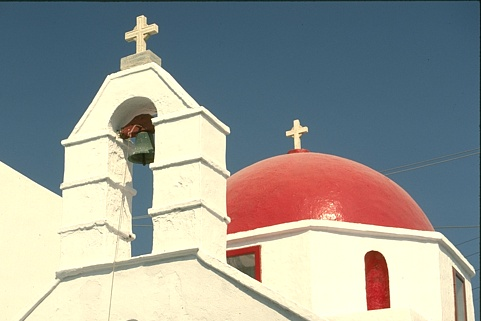
#> input picture data/edge_img/easy/003.jpg, 481 x 321 px
$ python test.py
#> lines starting #> are read from the running program, lines starting #| are printed output that depends on the picture
### util.py
import numpy as np
import imageio

"""
   Convert an RGB image to grayscale.

   This function applies a fixed weighting of the color channels to form the
   resulting intensity image.

   Arguments:
      rgb   - a 3D numpy array of shape (sx, sy, 3) storing an RGB image

   Returns:
      gray  - a 2D numpy array of shape (sx, sy) storing the corresponding
              grayscale image
"""
def rgb2gray(rgb):
    gray = np.dot(rgb[...,:3],[0.29894, 0.58704, 0.11402])
    return gray

"""
   Load an image and convert it to grayscale.

   Arguments:
      filename - image file to load

   Returns:
      image    - a 2D numpy array containing a grayscale image
"""
def load_image(filename):
#> called with filename = 'data/edge_img/easy/003.jpg'
   image = imageio.imread(filename)
#> image is the input picture: shape (321, 481, 3); mean R, G, B 152.6, 155.2, 149.1
   if (image.ndim == 3):
      image = rgb2gray(image)
#> in rgb2gray, `gray = np.dot(rgb[...,:3],[0.29894, 0.58704, 0.11402])`:
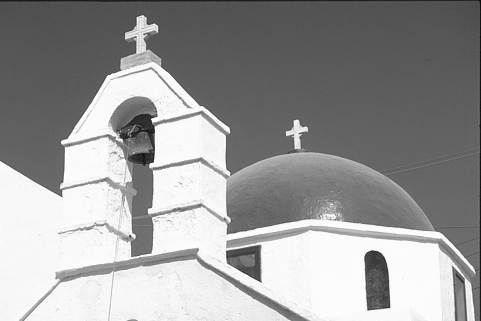
#> gray: shape (321, 481) float64; min 12.84, max 254.5, mean 153.7
   return image

### hw1.py
import numpy as np
import math
"""
   Mirror an image about its border.

   Arguments:
      image - a 2D numpy array of shape (sx, sy)
      wx    - a scalar specifying width of the top/bottom border
      wy    - a scalar specifying width of the left/right border

   Returns:
      img   - a 2D numpy array of shape (sx + 2*wx, sy + 2*wy) containing
              the original image centered in its interior and a surrounding
              border of the specified width created by mirroring the interior
"""
def mirror_border(image, wx = 1, wy = 1):
   assert image.ndim == 2, 'image should be grayscale'
   sx, sy = image.shape
   # mirror top/bottom
   top    = image[:wx:,:]
   bottom = image[(sx-wx):,:]
   img = np.concatenate( \
      (top[::-1,:], image, bottom[::-1,:]), \
      axis=0 \
   )
   # mirror left/right
   left  = img[:,:wy]
   right = img[:,(sy-wy):]
   img = np.concatenate( \
      (left[:,::-1], img, right[:,::-1]), \
      axis=1 \
   )
   return img

"""
   Pad an image with zeros about its border.

   Arguments:
      image - a 2D numpy array of shape (sx, sy)
      wx    - a scalar specifying width of the top/bottom border
      wy    - a scalar specifying width of the left/right border

   Returns:
      img   - a 2D numpy array of shape (sx + 2*wx, sy + 2*wy) containing
              the original image centered in its interior and a surrounding
              border of zeros
"""
# [6 lines left out: function pad_border, not called in this run]

"""
   Remove the border of an image.

   Arguments:
      image - a 2D numpy array of shape (sx, sy)
      wx    - a scalar specifying width of the top/bottom border
      wy    - a scalar specifying width of the left/right border

   Returns:
      img   - a 2D numpy array of shape (sx - 2*wx, sy - 2*wy), extracted by
              removing a border of the specified width from the sides of the
              input image
"""
# [5 lines left out: function trim_border, not called in this run]

"""
   Return an approximation of a 1-dimensional Gaussian filter.

   The returned filter approximates:

   g(x) = 1 / sqrt(2 * pi * sigma^2) * exp( -(x^2) / (2 * sigma^2) )

   for x in the range [-3*sigma, 3*sigma]
"""
def gaussian_1d(sigma = 1.0):
   width = np.ceil(3.0 * sigma)
   x = np.arange(-width, width + 1)
   g = np.exp(-(x * x) / (2 * sigma * sigma))
   g = g / np.sum(g)          # normalize filter to sum to 1 ( equivalent
   g = np.atleast_2d(g)       # to multiplication by 1 / sqrt(2*pi*sigma^2) )
   return g

def gaussian_for_color(intensity_dif, sigma = 1.0):
   g = np.exp(-(intensity_dif * intensity_dif) / (2 * sigma * sigma))
   return g
"""
   CONVOLUTION IMPLEMENTATION (10 Points)

   Convolve a 2D image with a 2D filter.

   Requirements:

   (1) Return a result the same size as the input image.

   (2) You may assume the filter has odd dimensions.

   (3) The result at location (x,y) in the output should correspond to
       aligning the center of the filter over location (x,y) in the input
       image.

   (4) When computing a product at locations where the filter extends beyond
       the defined image, treat missing terms as zero.  (Equivalently stated,3
       treat the image as being padded with zeros around its border).

   You must write the code for the nested loops of the convolutions yourself,
   using only basic loop constructs, array indexing, multiplication, and
   addition operators.  You may not call any Python library routines that
   implement convolution.

   Arguments:
      image  - a 2D numpy array
      filt   - a 1D or 2D numpy array, with odd dimensions
      mode   - 'zero': preprocess using pad_border or 'mirror': preprocess using mirror_border.

   Returns:
      result - a 2D numpy array of the same shape as image, containing the
               result of convolving the image with filt
"""
def conv_2d(image, filt, mode='zero'):
   assert image.ndim == 2, 'image should be grayscale'
   filt = np.atleast_2d(filt)
   assert mode == 'zero' or mode == 'mirror', 'mode must be zero or mirror'

   h_padding = filt.shape[1] // 2
   v_padding =  filt.shape[0] // 2
   new_image = np.zeros(image.shape)

   if mode == 'zero':
      padded_image = pad_border(image, wx=v_padding, wy=h_padding)
   else:
      padded_image = mirror_border(image, wx=v_padding, wy=h_padding)

   for x_idx in range(new_image.shape[1]):
      x_idx = x_idx + h_padding
      for y_idx in range(new_image.shape[0]):
         y_idx = y_idx + v_padding
         sub_img = padded_image[y_idx - v_padding: y_idx + v_padding + 1,
                                x_idx - h_padding: x_idx + h_padding + 1]
         filtered_pixel = np.sum((sub_img * filt))
         new_image[y_idx - v_padding, x_idx - h_padding] = filtered_pixel
   return new_image

"""
   GAUSSIAN DENOISING (5 Points)

   Denoise an image by convolving it with a 2D Gaussian filter.

   Convolve the input image with a 2D filter G(x,y) defined by:

   G(x,y) = 1 / sqrt(2 * pi * sigma^2) * exp( -(x^2 + y^2) / (2 * sigma^2) )

   You may approximate the G(x,y) filter by computing it on a
   discrete grid for both x and y in the range [-3*sigma, 3*sigma].

   See the gaussian_1d function for reference.

   Note:
   (1) Remember that the Gaussian is a separable filter.
   (2) Denoising should not create artifacts along the border of the image.
       Make an appropriate assumption in order to obtain visually plausible
       results along the border.

   Arguments:
      image - a 2D numpy array
      sigma - standard deviation of the Gaussian

   Returns:
      img   - denoised image, a 2D numpy array of the same shape as the input
"""
def denoise_gaussian(image, sigma = 1.0):
   horiz_gaussian = gaussian_1d(sigma)
   vert_gaussian = horiz_gaussian.T
   img = conv_2d(image, horiz_gaussian, 'mirror')
   img = conv_2d(img, vert_gaussian, 'mirror')
   return img

"""
    BILATERAL DENOISING (5 Points)
    Denoise an image by applying a bilateral filter
    Note:
        Performs standard bilateral filtering of an input image.
        Reference link: https://en.wikipedia.org/wiki/Bilateral_filter

        Basically, the idea is adding an additional edge term to Guassian filter
        described above.

        The weighted average pixels:

        BF[I]_p = 1/(W_p)sum_{q in S}G_s(||p-q||)G_r(|I_p-I_q|)I_q

        In which, 1/(W_p) is normalize factor, G_s(||p-q||) is spatial Guassian
        term, G_r(|I_p-I_q|) is range Guassian term.

        We only require you to implement the grayscale version, which means I_p
        and I_q is image intensity.

    Arguments:
        image       - input image
        sigma_s     - spatial param (pixels), spatial extent of the kernel,
                       size of the considered neighborhood.
        sigma_r     - range param (not normalized, a propotion of 0-255),
                       denotes minimum amplitude of an edge
    Returns:
        img   - denoised image, a 2D numpy array of the same shape as the input
"""

# [21 lines left out: function denoise_bilateral, not called in this run]

"""
   SMOOTHING AND DOWNSAMPLING (5 Points)

   Smooth an image by applying a gaussian filter, followed by downsampling with a factor k.

   Note:
      Image downsampling is generally implemented as two-step process:

        (1) Smooth images with low pass filter, e.g, gaussian filter, to remove
            the high frequency signal that would otherwise causes aliasing in
            the downsampled outcome.

        (2) Downsample smoothed images by keeping every kth samples.

      Make an appropriate choice of sigma to avoid insufficient or over smoothing.

         In principle, the sigma in gaussian filter should respect the cut-off frequency
         1 / (2 * k) with k being the downsample factor and the cut-off frequency of
         gaussian filter is 1 / (2 * pi * sigma).


   Arguments:
     image - a 2D numpy array
     downsample_factor - an integer specifying downsample rate

   Returns:
     result - downsampled image, a 2D numpy array with spatial dimension reduced
"""
def smooth_and_downsample(image, downsample_factor = 2):
   padded_image = mirror_border(image, downsample_factor, downsample_factor)
   smooth_image = denoise_gaussian(padded_image, downsample_factor / np.pi)
   new_image_h = math.ceil(image.shape[0] / downsample_factor)
   new_image_w = math.ceil(image.shape[1] / downsample_factor)
   new_image = np.zeros((new_image_h, new_image_w))
   for x_idx in range(new_image.shape[1]):
      padded_x = x_idx * downsample_factor + downsample_factor
      for y_idx in range(new_image.shape[0]):
         padded_y = y_idx * downsample_factor + downsample_factor
         sub_img = smooth_image[padded_y: padded_y + downsample_factor,
                                 padded_x: padded_x + downsample_factor]
         averaged_pixel = np.mean(sub_img)
         new_image[y_idx, x_idx] = averaged_pixel
   return new_image

"""
   BILINEAR UPSAMPLING (5 Points)

   Upsampling the input images with a factor of k with bilinear kernel

   Note:
      Image upsampling is generally implemented by mapping each output pixel
      (x_out,y_out) onto input images coordinates (x, y) = (x_out / k, y_out / k).
      Then, we use bilinear kernel to compute interpolated color at pixel
      (x,y), which requires to round (x, y) to find 4 neighboured pixels:

          P11 = (x1, y1)      P12 = (x1, y2)
          P21 = (x2, y1)      P22 = (x2, y2)

      where
          x1 = floor(x / k),  y1 = floor(y / k),
          x2 = ceil (x / k),  y2 = ceil (y / k)

      In practice, you can simplify the 2d interpolation formula by applying 1d
      interpolation along each axis:

          # interpolate along x axis
          C(x,y1) = (x2 - x)/(x2 - x1) * C(x1, y1) +  (x - x1)/(x2 - x1) * C(x2, y1)
          C(x,y2) = (x2 - x)/(x2 - x1) * C(x1, y2) +  (x - x1)/(x2 - x1) * C(x2, y2)

          # interpolate along y axis
          C(x,y) =  (y2 - y)/(y2 - y1) * C(x, y1)  +  (y - y1)/(y2 - y1) * C(x, y2)

      where C(x,y) denotes the pixel color at (x,y).

   Arguments:
     image - a 2D numpy array
     upsample_factor - an integer specifying upsample rate

   Returns:
     result - upsampled image, a 2D numpy array with spatial dimension increased
"""
def bilinear_upsampling(image, upsample_factor = 2):
    new_image_h = image.shape[0] * upsample_factor
    new_image_w = image.shape[1] * upsample_factor
    new_img = np.zeros((new_image_h, new_image_w))
    for y_idx in range(new_img.shape[0]):
       for x_idx in range(new_img.shape[1]):
         x = x_idx / upsample_factor
         y = y_idx / upsample_factor
         x1 = math.floor(x)
         y1 = math.floor(y)
         x2 = min(math.ceil(x), image.shape[1]-1)
         y2 = min(math.ceil(y), image.shape[0] - 1)
         if x1 == x2 and y1 == y2:
            new_img[y_idx,x_idx] = image[int(y1),int(x1)]
         elif x1 == x2:
            yfloor = image[y1,x1]
            yceil = image[y2,x1]
            new_img[y_idx,x_idx] = yfloor * (y2 - y) + yceil * (y - y1)
         elif y1 == y2:
            xfloor = image[y1,x1]
            xceil = image[y1,x2]
            new_img[y_idx,x_idx] = xfloor * (x2 - x) + xceil * (x - x1)
         else:
            cxy1 = (x2 - x)/(x2 - x1) * image[y1,x1] + (x-x1)/(x2-x1) * image[y1,x2]
            cxy2 = (x2 - x)/(x2 - x1) * image[y2,x1] + (x-x1)/(x2-x1) * image[y2,x2]
            new_img[y_idx,x_idx] = (y2 - y)/(y2 - y1) * cxy1  +  (y - y1)/(y2 - y1) * cxy2

    return new_img

"""
   SOBEL GRADIENT OPERATOR (5 Points)
   Compute an estimate of the horizontal and vertical gradients of an image
   by applying the Sobel operator.
   The Sobel operator estimates gradients dx(horizontal), dy(vertical), of
   an image I as:

         [ 1  0  -1 ]
   dx =  [ 2  0  -2 ] (*) I
         [ 1  0  -1 ]

         [  1  2  1 ]
   dy =  [  0  0  0 ] (*) I
         [ -1 -2 -1 ]

   where (*) denotes convolution.
   Note:
      (1) Your implementation should be as efficient as possible.
      (2) Avoid creating artifacts along the border of the image.
   Arguments:
      image - a 2D numpy array
   Returns:
      dx    - gradient in x-direction at each point
              (a 2D numpy array, the same shape as the input image)
      dy    - gradient in y-direction at each point
              (a 2D numpy array, the same shape as the input image)
"""
def sobel_gradients(image):
   ##########################################################################
   component1 = np.array([1, 2, 1]).reshape((1,3))
   component2 = np.array([-1,0,1]).reshape((1,3))
   dx = conv_2d(image, component1.T, 'mirror')
   dx = conv_2d(dx, component2, 'mirror')

   dy = conv_2d(image, component2.T, 'mirror')
   dy = conv_2d(dy, component1, 'mirror')

   return dx, dy
   ##########################################################################

"""
   NONMAXIMUM SUPPRESSION (10 Points)

   Nonmaximum suppression.

   Given an estimate of edge strength (mag) and direction (theta) at each
   pixel, suppress edge responses that are not a local maximum along the
   direction perpendicular to the edge.

   Equivalently stated, the input edge magnitude (mag) represents an edge map
   that is thick (strong response in the vicinity of an edge).  We want a
   thinned edge map as output, in which edges are only 1 pixel wide.  This is
   accomplished by suppressing (setting to 0) the strength of any pixel that
   is not a local maximum.

   Note that the local maximum check for location (x,y) should be performed
   not in a patch surrounding (x,y), but along a line through (x,y)
   perpendicular to the direction of the edge at (x,y).

   A simple, and sufficient strategy is to check if:
      ((mag[x,y] > mag[x + ox, y + oy]) and (mag[x,y] >= mag[x - ox, y - oy]))
   or
      ((mag[x,y] >= mag[x + ox, y + oy]) and (mag[x,y] > mag[x - ox, y - oy]))
   where:
      (ox, oy) is an offset vector to the neighboring pixel in the direction
      perpendicular to edge direction at location (x, y)

   Arguments:
      mag    - a 2D numpy array, containing edge strength (magnitude)
      theta  - a 2D numpy array, containing edge direction in [0, 2*pi)

   Returns:
      nonmax - a 2D numpy array, containing edge strength (magnitude), where
               pixels that are not a local maximum of strength along an
               edge have been suppressed (assigned a strength of zero)
"""
def get_mag_theta(dx, dy):
   mag = np.sqrt(dx*dx +  dy*dy)
   theta = np.arctan2(dy,dx)
   return mag, theta


def nonmax_suppress(mag, theta):
   theta[theta < 0] += np.pi
   suppressed_img = np.zeros((mag.shape))
   for y in range(mag.shape[0] - 1):
      for x in range(mag.shape[1] - 1):
         if theta[y,x] < np.pi / 8 or theta[y,x] >= 7 * np.pi / 8:
            lower = mag[y,x-1]
            higher = mag[y,x+1]
         elif theta[y,x] < 3 * np.pi / 8 and theta[y,x] >= np.pi / 8:
            lower = mag[y + 1, x + 1]
            higher = mag[y - 1, x - 1]
         elif theta[y,x] < 5 * np.pi / 8 and theta[y,x] >= 3* np.pi / 8:
            lower = mag[y+1, x]
            higher = mag[y-1, x]
         elif theta[y,x] < 7 * np.pi / 8 and theta[y,x] >= 5 * np.pi / 8:
            lower = mag[y - 1, x + 1]
            higher = mag[y + 1, x - 1]
         if(mag[y,x] >= higher and mag[y,x] > lower):
            suppressed_img[y,x] = mag[y,x]
   return suppressed_img


"""
   HYSTERESIS EDGE LINKING (10 Points)

   Hysteresis edge linking.

   Given an edge magnitude map (mag) which is thinned by nonmaximum suppression,
   first compute the low threshold and high threshold so that any pixel below
   low threshold will be thrown away, and any pixel above high threshold is
   a strong edge and will be preserved in the final edge map.  The pixels that
   fall in-between are considered as weak edges.  We then add weak edges to
   true edges if they connect to a strong edge along the gradient direction.

   Since the thresholds are highly dependent on the statistics of the edge
   magnitude distribution, we recommend to consider features like maximum edge
   magnitude or the edge magnitude histogram in order to compute the high
   threshold.  Heuristically, once the high threshod is fixed, you may set the
   low threshold to be propotional to the high threshold.

   Note that the thresholds critically determine the quality of the final edges.
   You need to carefully tuned your threshold strategy to get decent
   performance on real images.

   For the edge linking, the weak edges caused by true edges will connect up
   with a neighbouring strong edge pixel.  To track theses edges, we
   investigate the 8 neighbours of strong edges.  Once we find the weak edges,
   located along strong edges' gradient direction, we will mark them as strong
   edges.  You can adopt the same gradient checking strategy used in nonmaximum
   suppression.  This process repeats util we check all strong edges.

   In practice, we use a queue to implement edge linking.  In python, we could
   use a list and its fuction .append or .pop to enqueue or dequeue.

   Arguments:
     nonmax - a 2D numpy array, containing edge strength (magnitude) which is thined by nonmaximum suppression
     theta  - a 2D numpy array, containing edeg direction in [0, 2*pi)

   Returns:
     edge   - a 2D numpy array, containing edges map where the edge pixel is 1 and 0 otherwise.
"""

def hysteresis_edge_linking(nonmax, theta):
   edge_linked = np.copy(nonmax)
   high_threshold = np.mean(nonmax) * 4.25
   low_threshold = high_threshold / 3
   edge_linked[nonmax >= high_threshold] = 255
   edge_linked[nonmax < low_threshold] = 0
   strong_rows, strong_cols = np.nonzero(edge_linked == 255)
   strong_indexes = list(zip(strong_rows, strong_cols))
   to_return = np.zeros((nonmax.shape))
   while strong_indexes:
      y,x = strong_indexes.pop()
      to_return[y,x] = 255
      direction = theta[y,x]
      if direction < np.pi / 8 or theta[y,x] >= 7 * np.pi / 8:
            if nonmax[y,x-1] != 0 and nonmax[y,x-1] != 255:
               strong_indexes.append((y, x-1))
            if nonmax[y,x+1] != 0 and nonmax[y,x+1] != 255:
               strong_indexes.append((y, x+1))
      elif theta[y,x] < 3 * np.pi / 8 and theta[y,x] >= np.pi / 8:
         if nonmax[y + 1,x + 1] != 0 and nonmax[y + 1,x+1] != 255:
               strong_indexes.append((y + 1, x + 1))
         if nonmax[y - 1,x - 1] != 0 and nonmax[y - 1,x-1] != 255:
            strong_indexes.append((y - 1, x - 1))
      elif theta[y,x] < 5 * np.pi / 8 and theta[y,x] >= 3* np.pi / 8:
         if nonmax[y + 1,x] != 0 and nonmax[y + 1,x] != 255:
               strong_indexes.append((y + 1, x))
         if nonmax[y - 1,x] != 0 and nonmax[y - 1,x] != 255:
            strong_indexes.append((y - 1, x))
      elif theta[y,x] < 7 * np.pi / 8 and theta[y,x] >= 5 * np.pi / 8:
         if nonmax[y - 1, x + 1] != 0 and nonmax[y - 1,x+1] != 255:
               strong_indexes.append((y - 1, x + 1))
         if nonmax[y + 1,x - 1] != 0 and nonmax[y + 1,x-1] != 255:
            strong_indexes.append((y + 1, x - 1))
   return to_return


"""
   CANNY EDGE DETECTOR (5 Points)

   Canny edge detector.

   Given an input image:

   (1) Compute gradients in x- and y-directions at every location using the
       Sobel operator.  See sobel_gradients() above.

   (2) Estimate edge strength (gradient magnitude) and direction.

   (3) Run (1)(2) on downsampled images with multiple factors and
       then combine the results via upsampling to original resolution.

   (4) Perform nonmaximum suppression of the edge strength map, thinning it
       in the direction perpendicular to that of a local edge.
       See nonmax_suppress() above.

   (5) Compute the high threshold and low threshold of edge strength map
       to classify the pixels as strong edges, weak edges and non edges.
       Then link weak edges to strong edges

   Return the original edge strength estimate (max), the edge
   strength map after nonmaximum suppression (nonmax) and the edge map
   after edge linking (edge)

   Arguments:
      image             - a 2D numpy array
      downsample_factor - a list of interger

   Returns:
      mag      - a 2D numpy array, same shape as input, edge strength at each pixel
      nonmax   - a 2D numpy array, same shape as input, edge strength after nonmaximum suppression
      edge     - a 2D numpy array, same shape as input, edges map where edge pixel is 1 and 0 otherwise.
"""
def canny(image, downsample_factor = [1]):
   thetas = np.zeros((len(downsample_factor),image.shape[0], image.shape[1]))
   mags = np.zeros((len(downsample_factor),image.shape[0], image.shape[1]))
   for idx, factor in enumerate(downsample_factor):
      if factor == 1:
         image = denoise_gaussian(image, 1)
         dx, dy = sobel_gradients(image)
         mag, theta = get_mag_theta(dx, dy)
         mags[idx,:] = mag
         thetas[idx,:] = theta
      else:
         downsampled_image = smooth_and_downsample(image, factor)
         dx, dy = sobel_gradients(downsampled_image)
         mag, theta = get_mag_theta(dx, dy)
         upsampled_mag = bilinear_upsampling(mag, factor)[0:image.shape[0], 0:image.shape[1]]
         mags[idx,:] = upsampled_mag
         upsampled_theta = bilinear_upsampling(theta, factor)[0:image.shape[0], 0:image.shape[1]]
         thetas[idx,:] = upsampled_theta
#> this loop made 2 passes
#> pass 1, in denoise_gaussian, `img = conv_2d(img, vert_gaussian, 'mirror')`:
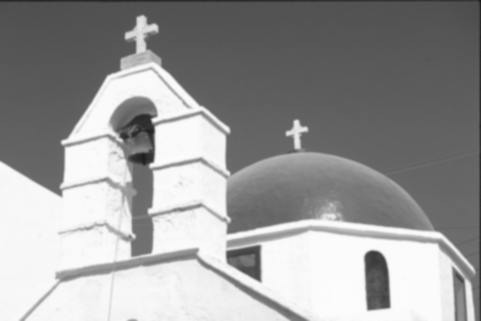
#> img: shape (321, 481) float64; min 22.26, max 252.7, mean 153.7
#> after the loop:
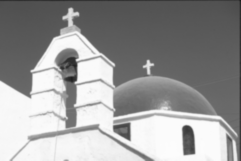
#> downsampled_image: shape (161, 241) float64; min 27.94, max 252.5, mean 153.7
#> after the loop:
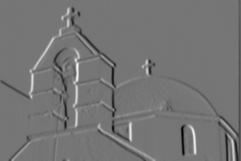
#> dx: shape (161, 241) float64; min -616.9, max 715.8, mean -3.8; drawn with min black and max white
#> after the loop:
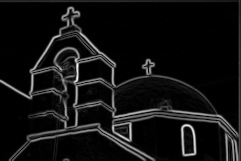
#> mag: shape (161, 241) float64; min 0.0115, max 715.8, mean 51.4; drawn with min black and max white
#> after the loop:
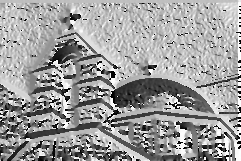
#> theta: shape (161, 241) float64; min -3.14, max 3.14, mean 0.718; drawn with min black and max white
   avg_theta = np.mean(thetas, axis = 0)
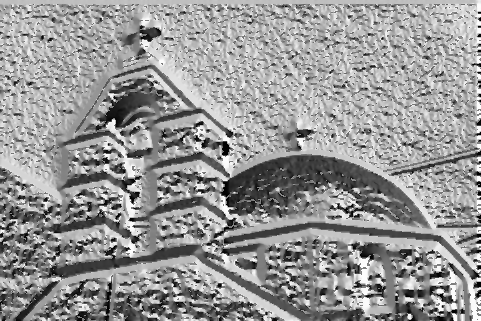
#> avg_theta: shape (321, 481) float64; min -3.14, max 3.14, mean 0.586; drawn with min black and max white
   avg_mag = np.mean(mags, axis = 0)
   suppressed = nonmax_suppress(avg_mag, avg_theta)
#> (the rest of the program and of its run is left out)
